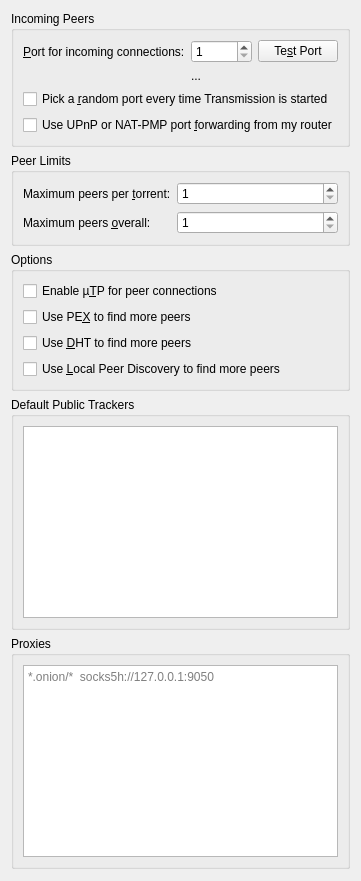
     <widget class="QWidget" name="networkTab">
      <attribute name="title">
       <string>Network</string>
      </attribute>
      <layout class="QVBoxLayout" name="networkTabLayout">
       <item>
        <widget class="QGroupBox" name="incomingPeersSection">
         <property name="title">
          <string>Incoming Peers</string>
         </property>
         <layout class="QGridLayout" name="incomingPeersSectionLayout" columnstretch="0,1,0">
          <item row="0" column="0">
           <widget class="QLabel" name="peerPortLabel">
            <property name="text">
             <string>&amp;Port for incoming connections:</string>
            </property>
            <property name="buddy">
             <cstring>peerPortSpin</cstring>
            </property>
           </widget>
          </item>
          <item row="0" column="1">
           <widget class="QSpinBox" name="peerPortSpin">
            <property name="minimum">
             <number>1</number>
            </property>
            <property name="maximum">
             <number>65535</number>
            </property>
           </widget>
          </item>
          <item row="0" column="2">
           <widget class="QPushButton" name="testPeerPortButton">
            <property name="text">
             <string>Te&amp;st Port</string>
            </property>
            <property name="autoDefault">
             <bool>false</bool>
            </property>
           </widget>
          </item>
          <item row="1" column="1" colspan="2">
           <widget class="QLabel" name="peerPortStatusLabel">
            <property name="text">
             <string notr="true">...</string>
            </property>
           </widget>
          </item>
          <item row="2" column="0" colspan="3">
           <widget class="QCheckBox" name="randomPeerPortCheck">
            <property name="text">
             <string>Pick a &amp;random port every time Transmission is started</string>
            </property>
           </widget>
          </item>
          <item row="3" column="0" colspan="3">
           <widget class="QCheckBox" name="enablePortForwardingCheck">
            <property name="text">
             <string>Use UPnP or NAT-PMP port &amp;forwarding from my router</string>
            </property>
           </widget>
          </item>
         </layout>
        </widget>
       </item>
       <item>
        <widget class="QGroupBox" name="peerLimitsSection">
         <property name="title">
          <string>Peer Limits</string>
         </property>
         <layout class="QGridLayout" name="peerLimitsSectionLayout" columnstretch="0,1">
          <item row="0" column="0">
           <widget class="QLabel" name="torrentPeerLimitLabel">
            <property name="text">
             <string>Maximum peers per &amp;torrent:</string>
            </property>
            <property name="buddy">
             <cstring>torrentPeerLimitSpin</cstring>
            </property>
           </widget>
          </item>
          <item row="0" column="1">
           <widget class="QSpinBox" name="torrentPeerLimitSpin">
            <property name="minimum">
             <number>1</number>
            </property>
            <property name="maximum">
             <number>1024</number>
            </property>
            <property name="singleStep">
             <number>5</number>
            </property>
           </widget>
          </item>
          <item row="1" column="0">
           <widget class="QLabel" name="globalPeerLimitLabel">
            <property name="text">
             <string>Maximum peers &amp;overall:</string>
            </property>
            <property name="buddy">
             <cstring>globalPeerLimitSpin</cstring>
            </property>
           </widget>
          </item>
          <item row="1" column="1">
           <widget class="QSpinBox" name="globalPeerLimitSpin">
            <property name="minimum">
             <number>1</number>
            </property>
            <property name="maximum">
             <number>1024</number>
            </property>
            <property name="singleStep">
             <number>5</number>
            </property>
           </widget>
          </item>
         </layout>
        </widget>
       </item>
       <item>
        <widget class="QGroupBox" name="optionsSection">
         <property name="title">
          <string>Options</string>
         </property>
         <layout class="QVBoxLayout" name="optionsSectionLayout">
          <item>
           <widget class="QCheckBox" name="enableUtpCheck">
            <property name="toolTip">
             <string>µTP is a tool for reducing network congestion.</string>
            </property>
            <property name="text">
             <string>Enable µ&amp;TP for peer connections</string>
            </property>
           </widget>
          </item>
          <item>
           <widget class="QCheckBox" name="enablePexCheck">
            <property name="toolTip">
             <string>PEX is a tool for exchanging peer lists with the peers you're connected to.</string>
            </property>
            <property name="text">
             <string>Use PE&amp;X to find more peers</string>
            </property>
           </widget>
          </item>
          <item>
           <widget class="QCheckBox" name="enableDhtCheck">
            <property name="toolTip">
             <string>DHT is a tool for finding peers without a tracker.</string>
            </property>
            <property name="text">
             <string>Use &amp;DHT to find more peers</string>
            </property>
           </widget>
          </item>
          <item>
           <widget class="QCheckBox" name="enableLpdCheck">
            <property name="toolTip">
             <string>LPD is a tool for finding peers on your local network.</string>
            </property>
            <property name="text">
             <string>Use &amp;Local Peer Discovery to find more peers</string>
            </property>
           </widget>
          </item>
         </layout>
        </widget>
       </item>
       <item>
        <widget class="QGroupBox" name="defaultTrackersSection">
         <property name="title">
          <string>Default Public Trackers</string>
         </property>
         <layout class="QVBoxLayout" name="defaultTrackersSectionLayout">
          <item>
           <widget class="QPlainTextEdit" name="defaultTrackersPlainTextEdit">
            <property name="toolTip">
             <string>Trackers to use on all public torrents.

To add a backup URL, add it on the next line after a primary URL.
To add a new primary URL, add it after a blank line.</string>
            </property>
            <property name="tabChangesFocus">
             <bool>true</bool>
            </property>
            <property name="lineWrapMode">
             <enum>QPlainTextEdit::NoWrap</enum>
            </property>
            <property name="plainText">
             <string notr="true"/>
            </property>
           </widget>
          </item>
         </layout>
        </widget>
       </item>
       <item>
        <widget class="QGroupBox" name="proxyRulesSection">
         <property name="title">
          <string>Proxies</string>
         </property>
         <layout class="QVBoxLayout" name="proxyRulesSectionLayout">
          <item>
           <widget class="QPlainTextEdit" name="proxyRulesPlainTextEdit">
            <property name="toolTip">
             <string>Proxies to use for trackers and other web requests, one rule per line:
&lt;pattern&gt; &lt;proxy&gt;

The pattern is matched against the full URL, with &quot;*&quot; and &quot;?&quot; as wildcards.
The proxy is a URL like socks5h://127.0.0.1:9050, or &quot;direct&quot; to not use a proxy.
The first matching rule wins. Use &quot;*&quot; as the pattern to match everything else.

UDP trackers can only be reached through socks5:// and socks5h:// proxies.</string>
            </property>
            <property name="tabChangesFocus">
             <bool>true</bool>
            </property>
            <property name="lineWrapMode">
             <enum>QPlainTextEdit::NoWrap</enum>
            </property>
            <property name="placeholderText">
             <string notr="true">*.onion/*  socks5h://127.0.0.1:9050</string>
            </property>
            <property name="plainText">
             <string notr="true"/>
            </property>
           </widget>
          </item>
         </layout>
        </widget>
       </item>
       <item>
        <spacer name="networkTabBottomSpacer">
         <property name="orientation">
          <enum>Qt::Vertical</enum>
         </property>
         <property name="sizeHint" stdset="0">
          <size>
           <width>1</width>
           <height>1</height>
          </size>
         </property>
        </spacer>
       </item>
      </layout>
     </widget>
